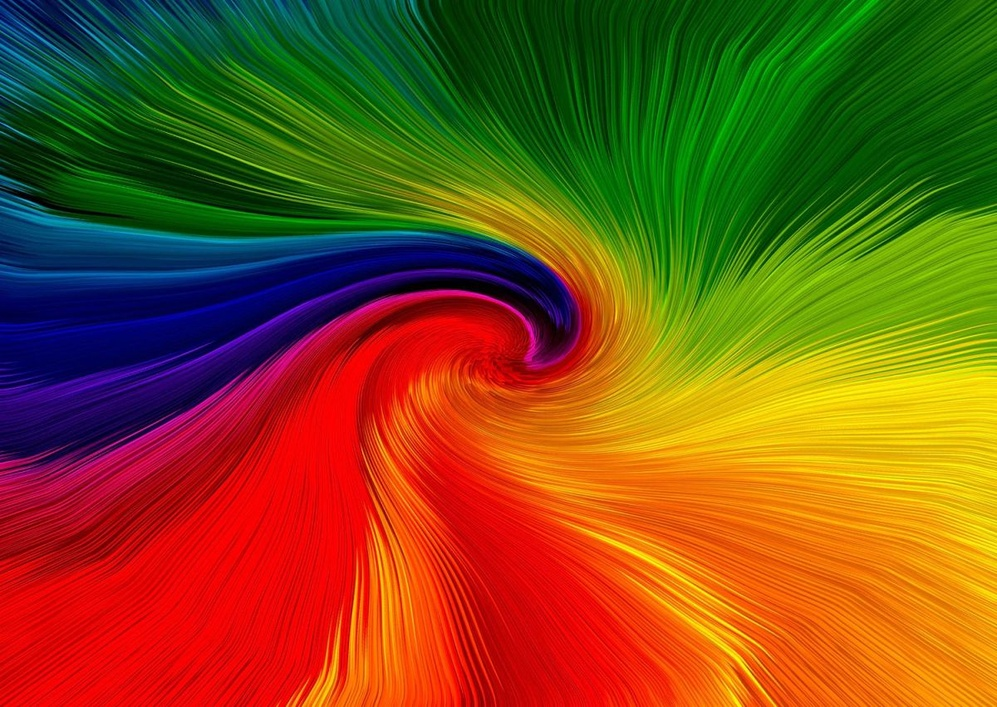
//> input picture enjoy-1967.jpg, 997 x 707 px, shrunk from 1200 x 851 before the run
$ ./main   (built with g++ and OpenCV 4)
//> lines starting //> are read from the running program, lines starting //| are printed output that depends on the picture
//> further down, src is the input picture: 707 rows x 997 cols, CV_8UC3; mean B, G, R 23.2, 80.4, 126.5
#include <iostream>
#include <string>
#include <opencv2/highgui.hpp>
#include <opencv2/imgproc.hpp>
using namespace std;
using namespace cv;
void nothing(int x, void* data) {}
Mat exponential_function(Mat channel, float exp){
  Mat table(1, 256, CV_8U);
  for (int i = 0; i < 256; i++)
    table.at<uchar>(i) = min((int)pow(i,exp),255);
  LUT(channel,table,channel);
  return channel;
}
void duo_tone(Mat img){
  namedWindow("image");
  int slider1 = 0;
  int slider2 = 1;
  int slider3 = 3;
  int slider4 = 0;
  string switch1 = "0 : BLUE n1 : GREEN n2 : RED";
  string switch2 = "0 : BLUE n1 : GREEN n2 : RED n3 : NONE";
  string switch3 = "0 : DARK n1 : LIGHT";
  createTrackbar("exponent","image",&slider1,10,nothing);
//> slider 'exponent' is set to 3
  createTrackbar(switch1,"image",&slider2,2,nothing);
  createTrackbar(switch2,"image",&slider3,3,nothing);
  createTrackbar(switch3,"image",&slider4,1,nothing);
//> slider '0 : DARK n1 : LIGHT' is set to 1
  while(true){
    int exp1 = getTrackbarPos("exponent","image");
    float exp = 1 + exp1/100.0;
    int s1 = getTrackbarPos(switch1,"image");
    int s2 = getTrackbarPos(switch2,"image");
    int s3 = getTrackbarPos(switch3,"image");
    Mat res = img.clone();
    Mat channels[3];
    split(img,channels);
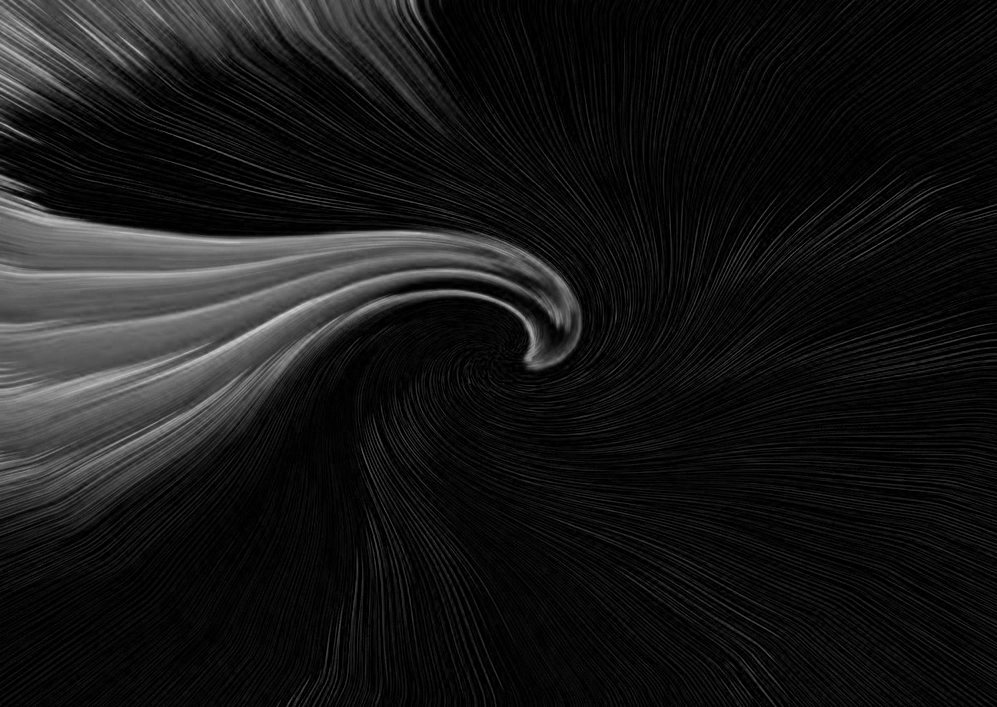
//> channels[0]: 707 rows x 997 cols, CV_8UC1; min 0, max 207, mean 23.2
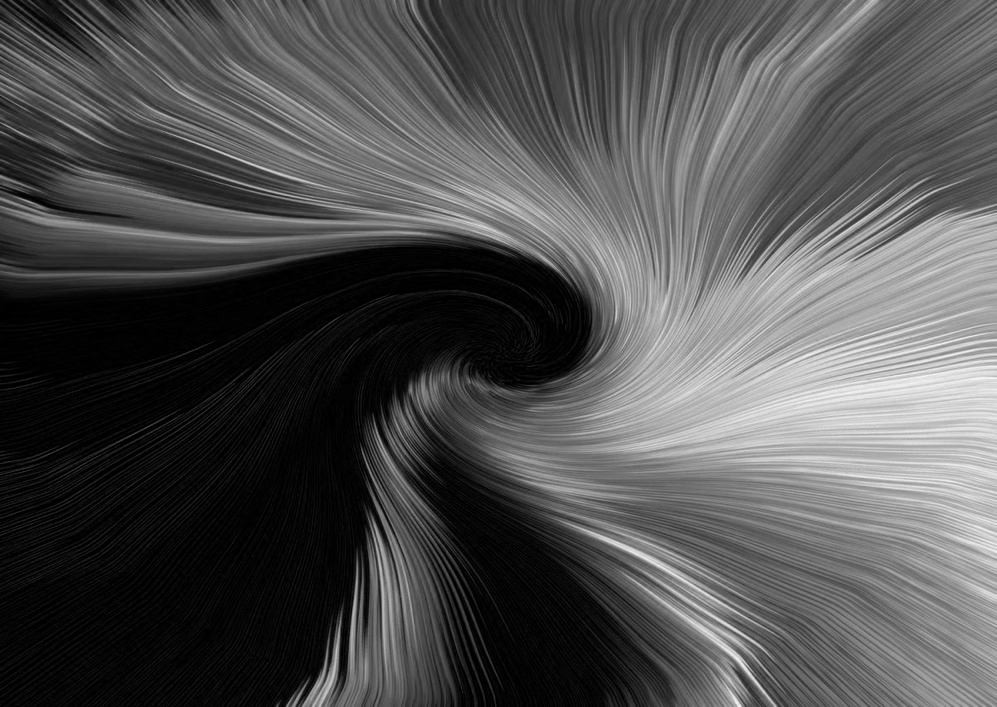
//> channels[1]: 707 rows x 997 cols, CV_8UC1; min 0, max 250, mean 80.4
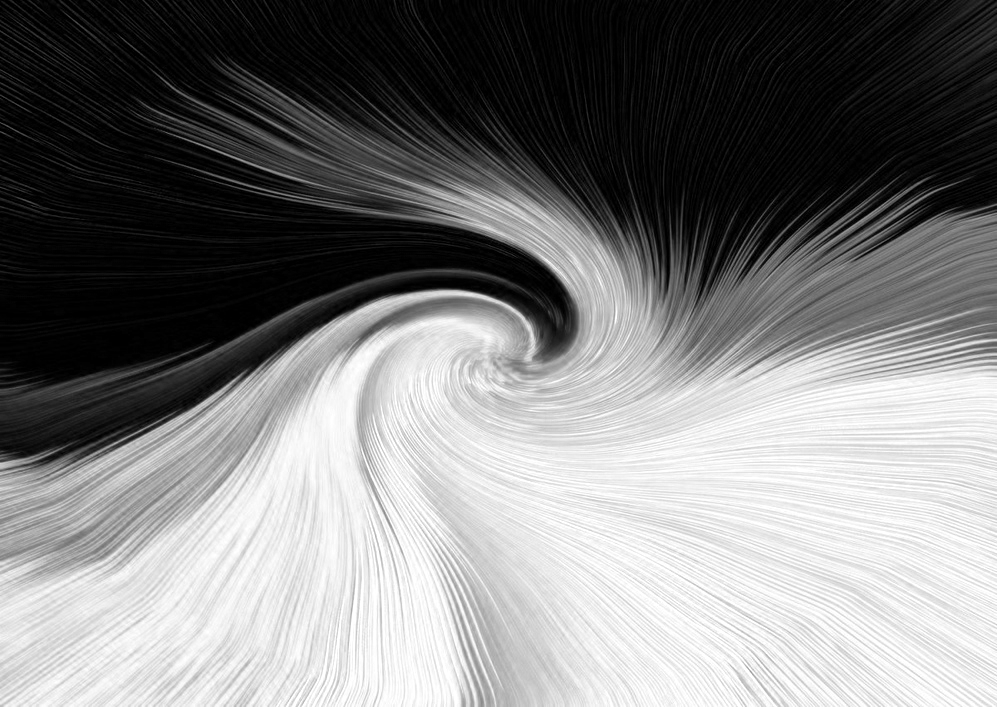
//> channels[2]: 707 rows x 997 cols, CV_8UC1; min 0, max 255, mean 126.5
    for (int i=0; i<3; i++){
      if ((i == s1)||(i==s2)){
        channels[i] = exponential_function(channels[i],exp);
      }
      else{
        if (s3){
          channels[i] = exponential_function(channels[i],2-exp);
        }
        else{
          channels[i] = Mat::zeros(channels[i].size(),CV_8UC1);
        }
      }
    }
//> this loop made 3 passes
//> pass 2, in exponential_function (call 2), `LUT(channel,table,channel);`:
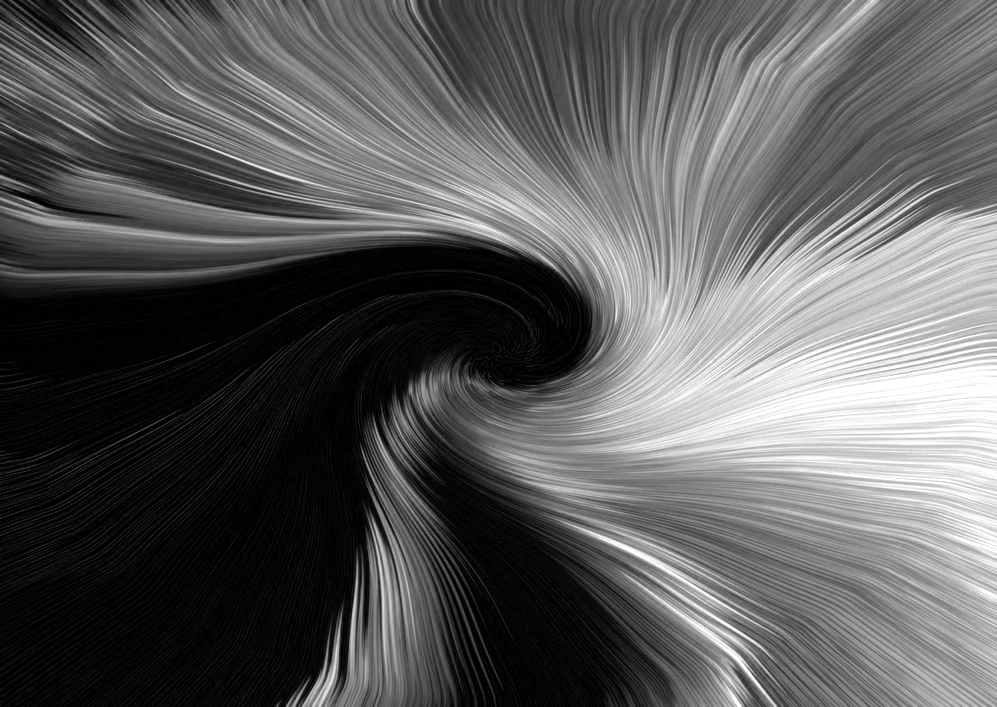
//> channel: 707 rows x 997 cols, CV_8UC1; min 0, max 255, mean 92.1
//> pass 3, in exponential_function (call 3), `LUT(channel,table,channel);`:
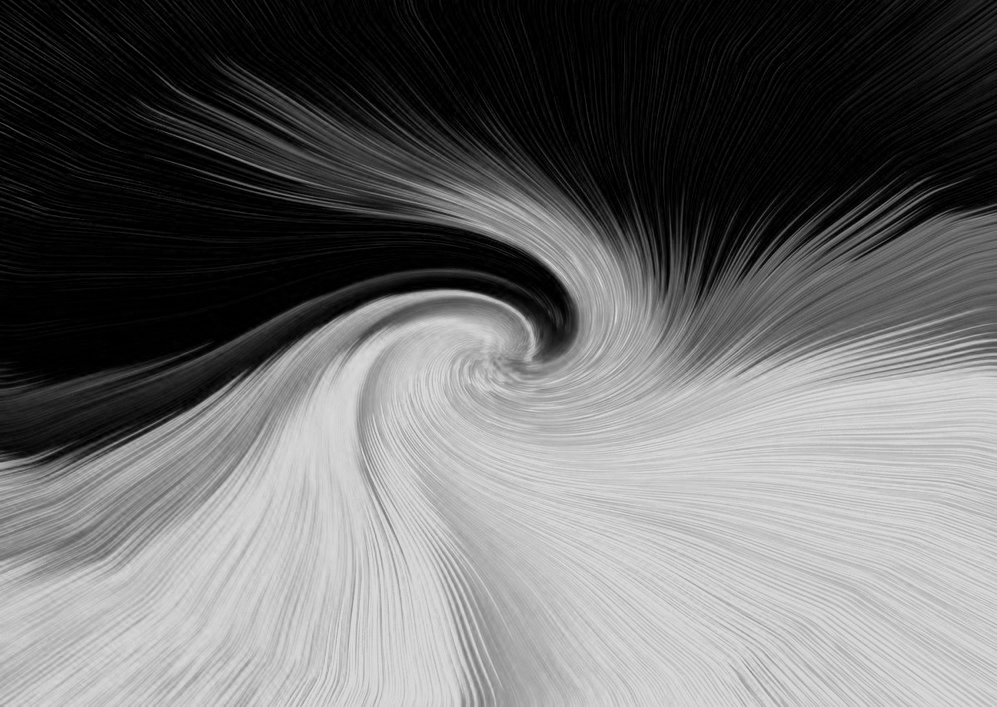
//> channel: 707 rows x 997 cols, CV_8UC1; min 0, max 215, mean 107.5
    vector<Mat> newChannels{channels[0],channels[1],channels[2]};
    merge(newChannels,res);
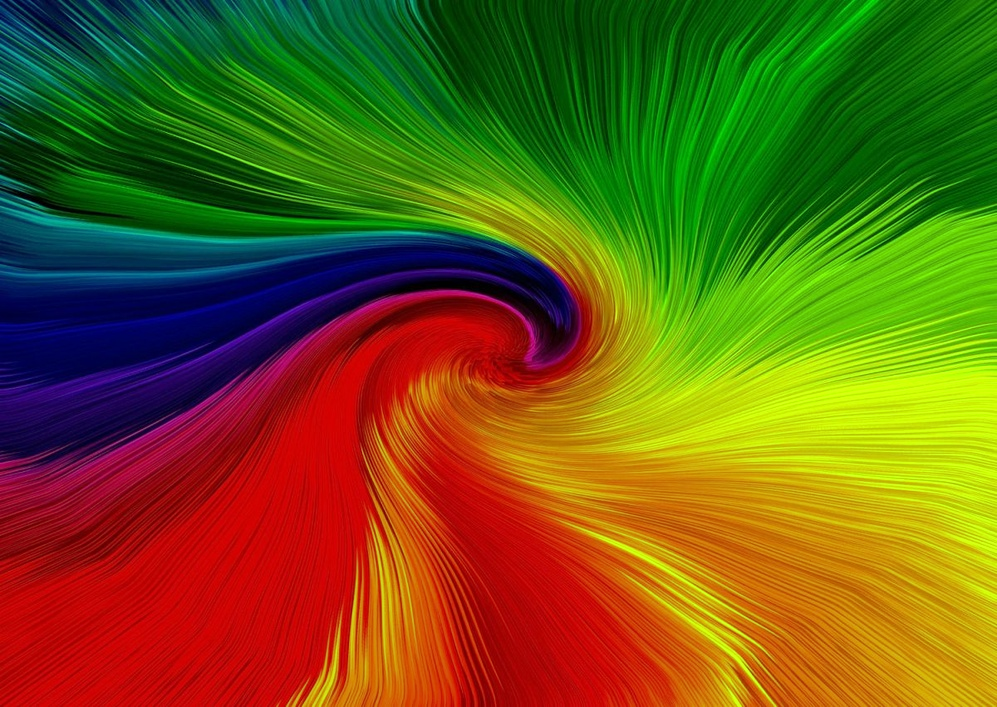
//> res: 707 rows x 997 cols, CV_8UC3; mean B, G, R 20.2, 92.1, 107.5
    imshow("Original",img);
    imshow("image",res);
    if (waitKey(1) == 'q')
//> the 'q' key is pressed
        break;
    }
    destroyAllWindows();
}

int main(){
    const char* img = "D://progects//progect4//enjoy-1967.jpg";
    Mat src = imread( samples::findFile( img ), IMREAD_COLOR );
    duo_tone(src);
    return 0;
}
